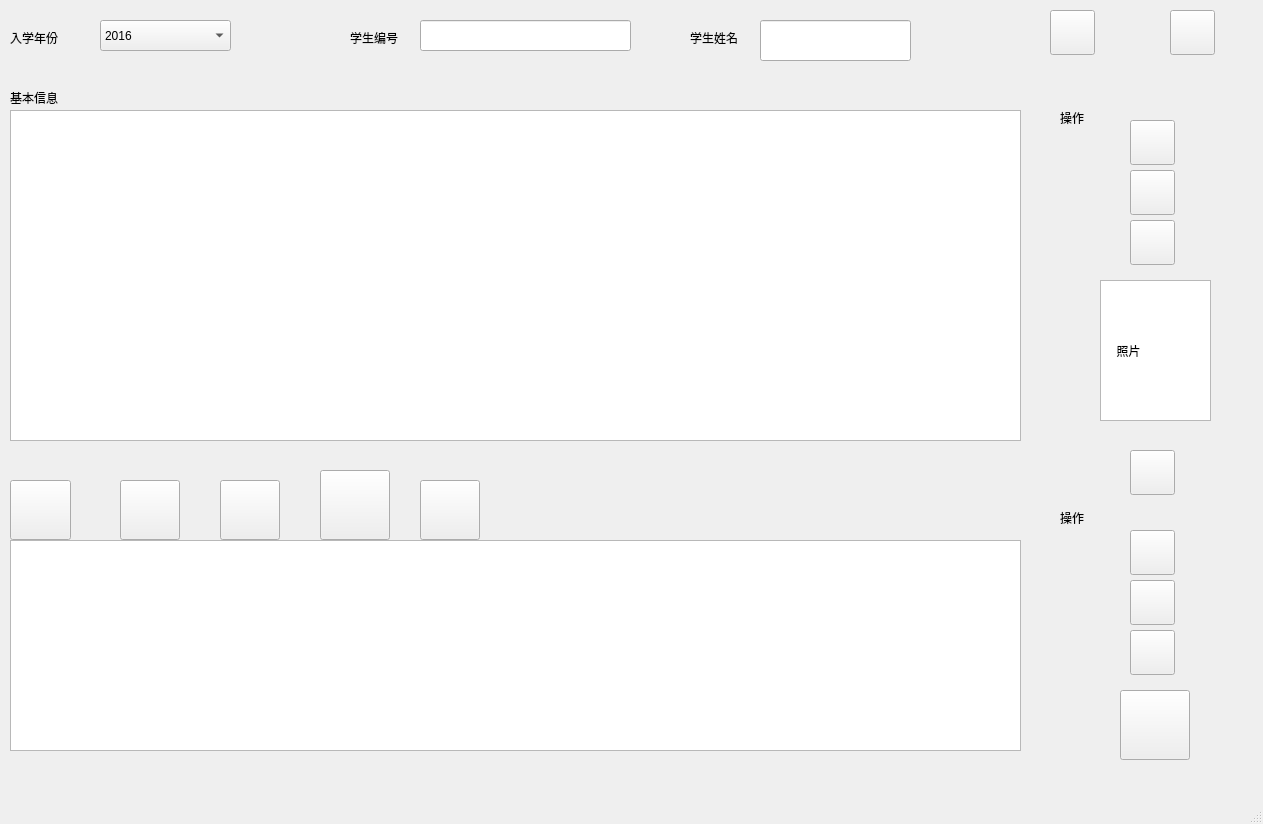
<?xml version="1.0" encoding="UTF-8"?>
<ui version="4.0">
 <class>MainWindow</class>
 <widget class="QMainWindow" name="MainWindow">
  <property name="geometry">
   <rect>
    <x>0</x>
    <y>0</y>
    <width>1263</width>
    <height>824</height>
   </rect>
  </property>
  <property name="windowTitle">
   <string>MainWindow</string>
  </property>
  <widget class="QWidget" name="centralwidget">
   <widget class="QLabel" name="label">
    <property name="geometry">
     <rect>
      <x>10</x>
      <y>30</y>
      <width>72</width>
      <height>15</height>
     </rect>
    </property>
    <property name="text">
     <string>入学年份</string>
    </property>
   </widget>
   <widget class="QLabel" name="label_2">
    <property name="geometry">
     <rect>
      <x>350</x>
      <y>30</y>
      <width>72</width>
      <height>15</height>
     </rect>
    </property>
    <property name="text">
     <string>学生编号</string>
    </property>
   </widget>
   <widget class="QLabel" name="label_3">
    <property name="geometry">
     <rect>
      <x>690</x>
      <y>30</y>
      <width>72</width>
      <height>15</height>
     </rect>
    </property>
    <property name="text">
     <string>学生姓名</string>
    </property>
   </widget>
   <widget class="QPushButton" name="pushButton">
    <property name="geometry">
     <rect>
      <x>1050</x>
      <y>10</y>
      <width>45</width>
      <height>45</height>
     </rect>
    </property>
    <property name="styleSheet">
     <string notr="true">border-image: url(:/new/prefix1/images/chaxun.png);</string>
    </property>
    <property name="text">
     <string/>
    </property>
   </widget>
   <widget class="QPushButton" name="pushButton_2">
    <property name="geometry">
     <rect>
      <x>1170</x>
      <y>10</y>
      <width>45</width>
      <height>45</height>
     </rect>
    </property>
    <property name="styleSheet">
     <string notr="true">border-image: url(:/new/prefix1/images/danchu.png);</string>
    </property>
    <property name="text">
     <string/>
    </property>
   </widget>
   <widget class="QLabel" name="label_4">
    <property name="geometry">
     <rect>
      <x>10</x>
      <y>90</y>
      <width>72</width>
      <height>15</height>
     </rect>
    </property>
    <property name="text">
     <string>基本信息</string>
    </property>
   </widget>
   <widget class="QLabel" name="label_5">
    <property name="geometry">
     <rect>
      <x>1060</x>
      <y>110</y>
      <width>72</width>
      <height>15</height>
     </rect>
    </property>
    <property name="text">
     <string>操作</string>
    </property>
   </widget>
   <widget class="QPushButton" name="pushButton_3">
    <property name="geometry">
     <rect>
      <x>1130</x>
      <y>120</y>
      <width>45</width>
      <height>45</height>
     </rect>
    </property>
    <property name="styleSheet">
     <string notr="true">border-image: url(:/new/prefix1/images/tianjia.png);</string>
    </property>
    <property name="text">
     <string/>
    </property>
    <property name="iconSize">
     <size>
      <width>20</width>
      <height>20</height>
     </size>
    </property>
   </widget>
   <widget class="QPushButton" name="pushButton_4">
    <property name="geometry">
     <rect>
      <x>1130</x>
      <y>170</y>
      <width>45</width>
      <height>45</height>
     </rect>
    </property>
    <property name="styleSheet">
     <string notr="true">border-image: url(:/new/prefix1/images/xiugai.png);</string>
    </property>
    <property name="text">
     <string/>
    </property>
   </widget>
   <widget class="QPushButton" name="pushButton_5">
    <property name="geometry">
     <rect>
      <x>1130</x>
      <y>220</y>
      <width>45</width>
      <height>45</height>
     </rect>
    </property>
    <property name="styleSheet">
     <string notr="true">border-image: url(:/new/prefix1/images/shanchu.png);</string>
    </property>
    <property name="text">
     <string/>
    </property>
   </widget>
   <widget class="QPushButton" name="pushButton_6">
    <property name="geometry">
     <rect>
      <x>10</x>
      <y>480</y>
      <width>61</width>
      <height>60</height>
     </rect>
    </property>
    <property name="styleSheet">
     <string notr="true">border-image: url(:/new/prefix1/images/jiating.png);</string>
    </property>
    <property name="text">
     <string/>
    </property>
   </widget>
   <widget class="QPushButton" name="pushButton_7">
    <property name="geometry">
     <rect>
      <x>120</x>
      <y>480</y>
      <width>60</width>
      <height>60</height>
     </rect>
    </property>
    <property name="styleSheet">
     <string notr="true">border-image: url(:/new/prefix1/images/xuexiao.png);</string>
    </property>
    <property name="text">
     <string/>
    </property>
   </widget>
   <widget class="QPushButton" name="pushButton_8">
    <property name="geometry">
     <rect>
      <x>220</x>
      <y>480</y>
      <width>60</width>
      <height>60</height>
     </rect>
    </property>
    <property name="styleSheet">
     <string notr="true">border-image: url(:/new/prefix1/images/ren.png);</string>
    </property>
    <property name="text">
     <string/>
    </property>
   </widget>
   <widget class="QPushButton" name="pushButton_9">
    <property name="geometry">
     <rect>
      <x>320</x>
      <y>470</y>
      <width>70</width>
      <height>70</height>
     </rect>
    </property>
    <property name="styleSheet">
     <string notr="true">border-image: url(:/new/prefix1/images/bisai.png);</string>
    </property>
    <property name="text">
     <string/>
    </property>
   </widget>
   <widget class="QPushButton" name="pushButton_10">
    <property name="geometry">
     <rect>
      <x>420</x>
      <y>480</y>
      <width>60</width>
      <height>60</height>
     </rect>
    </property>
    <property name="styleSheet">
     <string notr="true">border-image: url(:/new/prefix1/images/qianbi.png);</string>
    </property>
    <property name="text">
     <string/>
    </property>
   </widget>
   <widget class="QLabel" name="label_6">
    <property name="geometry">
     <rect>
      <x>1060</x>
      <y>510</y>
      <width>72</width>
      <height>15</height>
     </rect>
    </property>
    <property name="text">
     <string>操作</string>
    </property>
   </widget>
   <widget class="QPushButton" name="pushButton_11">
    <property name="geometry">
     <rect>
      <x>1130</x>
      <y>530</y>
      <width>45</width>
      <height>45</height>
     </rect>
    </property>
    <property name="styleSheet">
     <string notr="true">border-image: url(:/new/prefix1/images/tianjia.png);</string>
    </property>
    <property name="text">
     <string/>
    </property>
   </widget>
   <widget class="QPushButton" name="pushButton_12">
    <property name="geometry">
     <rect>
      <x>1130</x>
      <y>630</y>
      <width>45</width>
      <height>45</height>
     </rect>
    </property>
    <property name="styleSheet">
     <string notr="true">border-image: url(:/new/prefix1/images/shanchu.png);</string>
    </property>
    <property name="text">
     <string/>
    </property>
   </widget>
   <widget class="QPushButton" name="pushButton_13">
    <property name="geometry">
     <rect>
      <x>1130</x>
      <y>580</y>
      <width>45</width>
      <height>45</height>
     </rect>
    </property>
    <property name="styleSheet">
     <string notr="true">border-image: url(:/new/prefix1/images/xiugai.png);</string>
    </property>
    <property name="text">
     <string/>
    </property>
   </widget>
   <widget class="QPushButton" name="pushButton_14">
    <property name="geometry">
     <rect>
      <x>1130</x>
      <y>450</y>
      <width>45</width>
      <height>45</height>
     </rect>
    </property>
    <property name="styleSheet">
     <string notr="true">border-image: url(:/new/prefix1/images/danchu.png);</string>
    </property>
    <property name="text">
     <string/>
    </property>
   </widget>
   <widget class="QComboBox" name="comboBox">
    <property name="geometry">
     <rect>
      <x>100</x>
      <y>20</y>
      <width>131</width>
      <height>31</height>
     </rect>
    </property>
    <property name="styleSheet">
     <string notr="true"/>
    </property>
    <item>
     <property name="text">
      <string>2016</string>
     </property>
    </item>
    <item>
     <property name="text">
      <string>2017</string>
     </property>
    </item>
    <item>
     <property name="text">
      <string>2018</string>
     </property>
    </item>
    <item>
     <property name="text">
      <string>2019</string>
     </property>
    </item>
    <item>
     <property name="text">
      <string>unkown</string>
     </property>
    </item>
   </widget>
   <widget class="QLineEdit" name="lineEdit">
    <property name="geometry">
     <rect>
      <x>420</x>
      <y>20</y>
      <width>211</width>
      <height>31</height>
     </rect>
    </property>
   </widget>
   <widget class="QLineEdit" name="lineEdit_2">
    <property name="geometry">
     <rect>
      <x>760</x>
      <y>20</y>
      <width>151</width>
      <height>41</height>
     </rect>
    </property>
    <property name="styleSheet">
     <string notr="true">border-color: rgb(240, 249, 255);</string>
    </property>
   </widget>
   <widget class="QTableView" name="tableView">
    <property name="geometry">
     <rect>
      <x>10</x>
      <y>110</y>
      <width>1011</width>
      <height>331</height>
     </rect>
    </property>
   </widget>
   <widget class="QTableView" name="tableView_2">
    <property name="geometry">
     <rect>
      <x>10</x>
      <y>540</y>
      <width>1011</width>
      <height>211</height>
     </rect>
    </property>
   </widget>
   <widget class="QLabel" name="photolabel">
    <property name="geometry">
     <rect>
      <x>1100</x>
      <y>280</y>
      <width>111</width>
      <height>141</height>
     </rect>
    </property>
    <property name="text">
     <string>     照片</string>
    </property>
   </widget>
   <widget class="QTableView" name="tableView_3">
    <property name="geometry">
     <rect>
      <x>990</x>
      <y>110</y>
      <width>16</width>
      <height>16</height>
     </rect>
    </property>
   </widget>
   <widget class="QTextBrowser" name="textBrowser">
    <property name="geometry">
     <rect>
      <x>1100</x>
      <y>280</y>
      <width>111</width>
      <height>141</height>
     </rect>
    </property>
   </widget>
   <widget class="QPushButton" name="pushButton_15">
    <property name="geometry">
     <rect>
      <x>1120</x>
      <y>690</y>
      <width>70</width>
      <height>70</height>
     </rect>
    </property>
    <property name="styleSheet">
     <string notr="true">border-image: url(:/new/prefix1/images/tuichu.png);</string>
    </property>
    <property name="text">
     <string/>
    </property>
   </widget>
   <widget class="QTableView" name="tableView_4">
    <property name="geometry">
     <rect>
      <x>540</x>
      <y>260</y>
      <width>21</width>
      <height>21</height>
     </rect>
    </property>
   </widget>
   <zorder>pushButton_4</zorder>
   <zorder>tableView_4</zorder>
   <zorder>textBrowser</zorder>
   <zorder>tableView_3</zorder>
   <zorder>label</zorder>
   <zorder>label_2</zorder>
   <zorder>label_3</zorder>
   <zorder>pushButton</zorder>
   <zorder>pushButton_2</zorder>
   <zorder>label_4</zorder>
   <zorder>label_5</zorder>
   <zorder>pushButton_3</zorder>
   <zorder>pushButton_5</zorder>
   <zorder>pushButton_6</zorder>
   <zorder>pushButton_7</zorder>
   <zorder>pushButton_8</zorder>
   <zorder>pushButton_9</zorder>
   <zorder>pushButton_10</zorder>
   <zorder>label_6</zorder>
   <zorder>pushButton_11</zorder>
   <zorder>pushButton_12</zorder>
   <zorder>pushButton_13</zorder>
   <zorder>pushButton_14</zorder>
   <zorder>comboBox</zorder>
   <zorder>lineEdit</zorder>
   <zorder>lineEdit_2</zorder>
   <zorder>tableView_2</zorder>
   <zorder>photolabel</zorder>
   <zorder>pushButton_15</zorder>
   <zorder>tableView</zorder>
  </widget>
  <widget class="QMenuBar" name="menubar">
   <property name="geometry">
    <rect>
     <x>0</x>
     <y>0</y>
     <width>1263</width>
     <height>26</height>
    </rect>
   </property>
  </widget>
  <widget class="QStatusBar" name="statusbar"/>
 </widget>
 <resources/>
 <connections/>
</ui>
